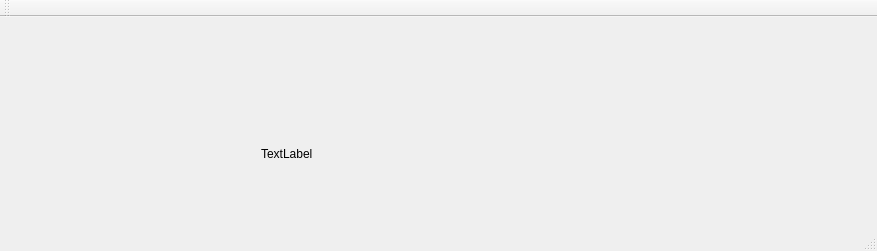
<?xml version="1.0" encoding="UTF-8"?>
<ui version="4.0">
 <class>MainWindow</class>
 <widget class="QMainWindow" name="MainWindow">
  <property name="geometry">
   <rect>
    <x>0</x>
    <y>0</y>
    <width>877</width>
    <height>251</height>
   </rect>
  </property>
  <property name="windowTitle">
   <string>MainWindow</string>
  </property>
  <widget class="QWidget" name="centralWidget">
   <layout class="QVBoxLayout" name="verticalLayout">
    <item>
     <widget class="QWidget" name="widget" native="true">
      <widget class="QLabel" name="label">
       <property name="geometry">
        <rect>
         <x>250</x>
         <y>100</y>
         <width>251</width>
         <height>51</height>
        </rect>
       </property>
       <property name="text">
        <string>TextLabel</string>
       </property>
      </widget>
     </widget>
    </item>
   </layout>
  </widget>
  <widget class="QMenuBar" name="menuBar">
   <property name="geometry">
    <rect>
     <x>0</x>
     <y>0</y>
     <width>877</width>
     <height>23</height>
    </rect>
   </property>
  </widget>
  <widget class="QToolBar" name="mainToolBar">
   <attribute name="toolBarArea">
    <enum>TopToolBarArea</enum>
   </attribute>
   <attribute name="toolBarBreak">
    <bool>false</bool>
   </attribute>
  </widget>
  <widget class="QStatusBar" name="statusBar"/>
 </widget>
 <layoutdefault spacing="6" margin="11"/>
 <resources/>
 <connections/>
</ui>
